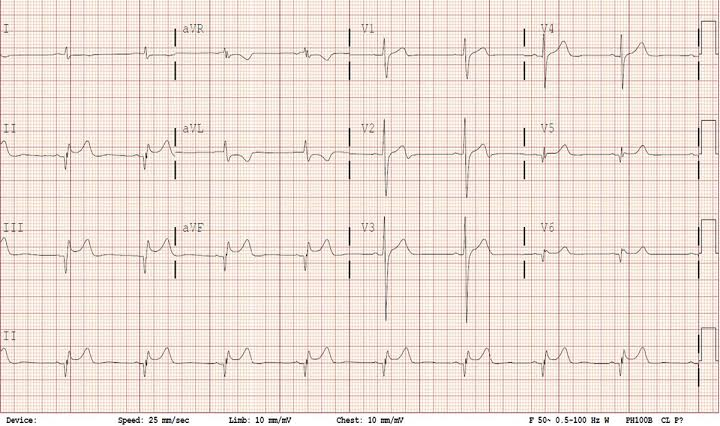
#> input picture abnormal_test.jpeg, 720 x 426 px
$ python -i quality_check.py   (imports and definitions only)   (older library calls are emulated)
#> lines starting #> are read from the running program, lines starting #| are printed output that depends on the picture; after the words box and inside, x2 and y2 are one past the last pixel; in counts of white or black regions, pixels touching at a corner belong together
import cv2
import numpy as np

import matplotlib.pyplot as plt


def reject_if_blurry(gray, thresh=80):
    return cv2.Laplacian(gray, cv2.CV_64F).var() < thresh

def reject_if_low_contrast(gray, thresh=25):  # was 30
    return gray.std() < thresh

def reject_if_noisy(binary, thresh=0.65):
    # Remove grid-like structures using morphology
    kernel = cv2.getStructuringElement(cv2.MORPH_RECT, (3,3))
    cleaned = cv2.morphologyEx(binary, cv2.MORPH_OPEN, kernel)
    noise_ratio = cleaned.sum() / cleaned.size
    return noise_ratio > 1.0  # Temporarily disabled to allow tightly cropped small images

def check_image_quality(img):
    gray = cv2.cvtColor(img, cv2.COLOR_BGR2GRAY)
    binary = cv2.adaptiveThreshold(
        gray, 255,
        cv2.ADAPTIVE_THRESH_GAUSSIAN_C,
        cv2.THRESH_BINARY_INV, 11, 2
    )

    if reject_if_blurry(gray):
        return False, "Rejected: blurry image"
    if reject_if_low_contrast(gray):
        return False, "Rejected: low contrast"
    if reject_if_noisy(binary):
        return False, "Rejected: noisy or obstructed"

    return True, "Accepted"

>>> import cv2
>>> picture = cv2.imread('abnormal_test.jpeg')
#> picture is the input picture: shape (426, 720, 3); mean B, G, R 218.2, 226, 238.1
>>> result = check_image_quality(picture)
#> in check_image_quality, `binary = cv2.adaptiveThreshold( gray, 255, cv2.ADAPTIVE_THRESH_GAUSSIA..`:
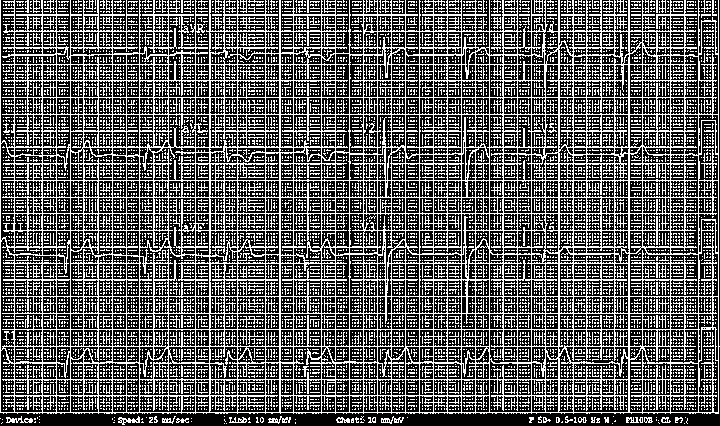
#> binary: shape (426, 720); 36.8% white in thin lines or dots
#> in reject_if_noisy, `kernel = cv2.getStructuringElement(cv2.MORPH_RECT, (3,3))`: kernel = [[1, 1, 1], [1, 1, 1], [1, 1, 1]]
#> in reject_if_noisy, `cleaned = cv2.morphologyEx(binary, cv2.MORPH_OPEN, kernel)`:
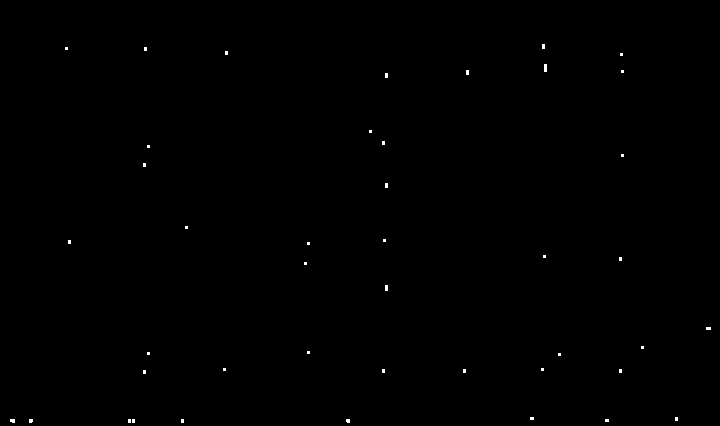
#> cleaned: shape (426, 720); 0.17% white; 43 white regions (42 under 20 px), largest, box (x1, y1, x2, y2) and area: (544, 64, 547, 72) 24
#> in reject_if_noisy, `noise_ratio = cleaned.sum() / cleaned.size`: noise_ratio = 0.424
#> result = (True, 'Accepted')
